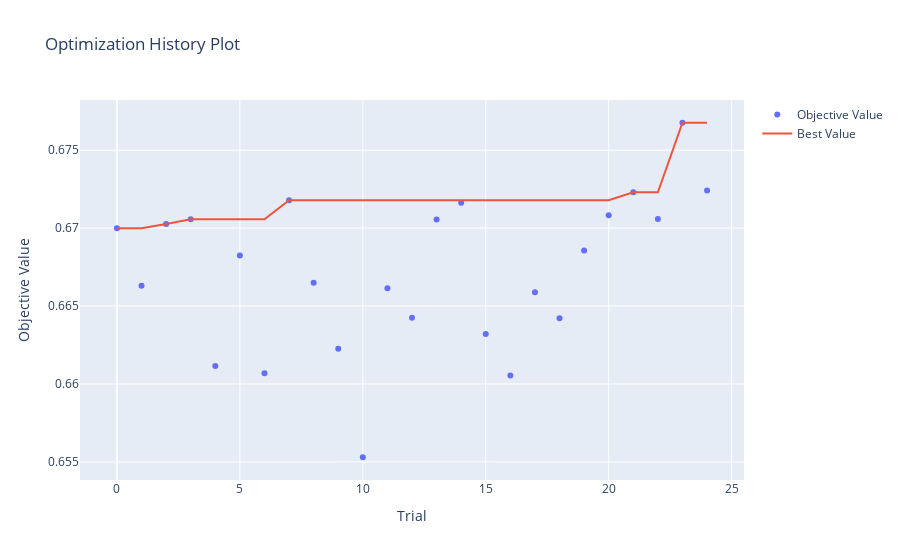

Source (notebook cell):
### Code cell
optuna.visualization.plot_optimization_history(study_ab)

### Figure 1 — Plotly figure (JSON) as saved in the notebook; plotly's stock layout.template omitted (floating-point values rounded to 4 significant figures)
{"data": [{"mode": "markers", "name": "Objective Value", "type": "scatter", "x": [0, 1, 2, 3, 4, 5, 6, 7, 8, 9, 10, 11, 12, 13, 14, 15, 16, 17, 18, 19, 20, 21, 22, 23, 24], "y": [0.67, 0.6663, 0.6703, 0.6706, 0.6611, 0.6682, 0.6607, 0.6718, 0.6665, 0.6623, 0.6553, 0.6661, 0.6642, 0.6706, 0.6716, 0.6632, 0.6605, 0.6659, 0.6642, 0.6686, 0.6708, 0.6723, 0.6706, 0.6768, 0.6724]}, {"name": "Best Value", "type": "scatter", "x": [0, 1, 2, 3, 4, 5, 6, 7, 8, 9, 10, 11, 12, 13, 14, 15, 16, 17, 18, 19, 20, 21, 22, 23, 24], "y": [0.67, 0.67, 0.6703, 0.6706, 0.6706, 0.6706, 0.6706, 0.6718, 0.6718, 0.6718, 0.6718, 0.6718, 0.6718, 0.6718, 0.6718, 0.6718, 0.6718, 0.6718, 0.6718, 0.6718, 0.6718, 0.6723, 0.6723, 0.6768, 0.6768]}], "layout": {"title": {"text": "Optimization History Plot"}, "xaxis": {"title": {"text": "Trial"}}, "yaxis": {"title": {"text": "Objective Value"}}}}
